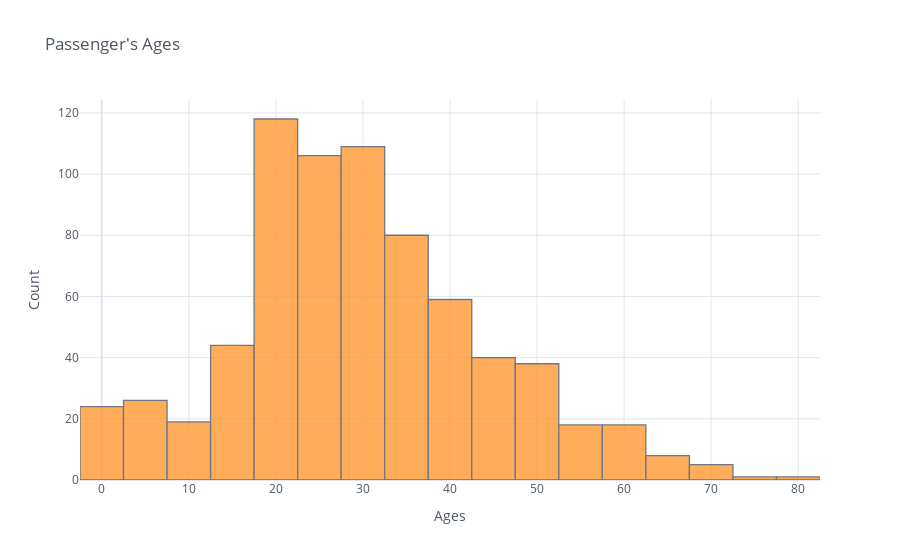

The notebook cell this image was saved under:
### Markdown cell above
Histograms can be used to inspect the distributions of a feature, such as the “Age” feature in this case. We simply use the (dataframe[“column name”]) syntax to select a column and then add the iplot function. As an example, we can specify bin size, theme, title, and axis names. With the “help(df.iplot)” command, you can see all the parameters for the iplot parameter.

### Code cell
df["Age"].iplot(kind="histogram", bins=20, theme="white", title="Passenger's Ages",xTitle='Ages', yTitle='Count')

### Figure 1 — Plotly figure (JSON) as saved in the notebook; plotly's stock layout.template omitted (floating-point values rounded to 4 significant figures; data arrays with more than 128 entries replaced by an {"elided": "..."} marker saying what was removed)
{"data": [{"histfunc": "count", "histnorm": "", "marker": {"color": "rgba(255, 153, 51, 1.0)", "line": {"color": "#4D5663", "width": 1.3}}, "name": "Age", "nbinsx": 20, "opacity": 0.8, "orientation": "v", "type": "histogram", "x": {"elided": "891 float values"}}], "layout": {"barmode": "overlay", "legend": {"bgcolor": "#FFFFFF", "font": {"color": "#4D5663"}}, "paper_bgcolor": "#FFFFFF", "plot_bgcolor": "#FFFFFF", "title": {"font": {"color": "#4D5663"}, "text": "Passenger's Ages"}, "xaxis": {"gridcolor": "#E1E5ED", "showgrid": true, "tickfont": {"color": "#4D5663"}, "title": {"font": {"color": "#4D5663"}, "text": "Ages"}, "zerolinecolor": "#E1E5ED"}, "yaxis": {"gridcolor": "#E1E5ED", "showgrid": true, "tickfont": {"color": "#4D5663"}, "title": {"font": {"color": "#4D5663"}, "text": "Count"}, "zerolinecolor": "#E1E5ED"}}}
